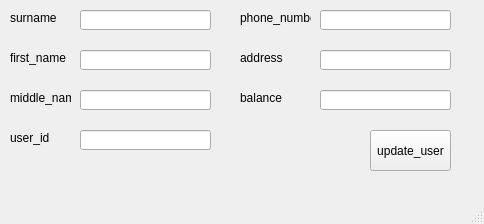
<?xml version="1.0" encoding="UTF-8"?>
<ui version="4.0">
 <class>update_user_window</class>
 <widget class="QMainWindow" name="update_user_window">
  <property name="geometry">
   <rect>
    <x>0</x>
    <y>0</y>
    <width>484</width>
    <height>224</height>
   </rect>
  </property>
  <property name="windowTitle">
   <string>MainWindow</string>
  </property>
  <widget class="QWidget" name="centralwidget">
   <widget class="QLabel" name="label">
    <property name="geometry">
     <rect>
      <x>10</x>
      <y>10</y>
      <width>61</width>
      <height>16</height>
     </rect>
    </property>
    <property name="text">
     <string>surname</string>
    </property>
   </widget>
   <widget class="QLabel" name="label_2">
    <property name="geometry">
     <rect>
      <x>10</x>
      <y>50</y>
      <width>61</width>
      <height>16</height>
     </rect>
    </property>
    <property name="text">
     <string>first_name</string>
    </property>
   </widget>
   <widget class="QLabel" name="label_3">
    <property name="geometry">
     <rect>
      <x>10</x>
      <y>90</y>
      <width>61</width>
      <height>16</height>
     </rect>
    </property>
    <property name="text">
     <string>middle_name</string>
    </property>
   </widget>
   <widget class="QLabel" name="label_4">
    <property name="geometry">
     <rect>
      <x>240</x>
      <y>10</y>
      <width>71</width>
      <height>16</height>
     </rect>
    </property>
    <property name="text">
     <string>phone_number</string>
    </property>
   </widget>
   <widget class="QLabel" name="label_5">
    <property name="geometry">
     <rect>
      <x>240</x>
      <y>50</y>
      <width>61</width>
      <height>16</height>
     </rect>
    </property>
    <property name="text">
     <string>address</string>
    </property>
   </widget>
   <widget class="QLabel" name="label_6">
    <property name="geometry">
     <rect>
      <x>240</x>
      <y>90</y>
      <width>61</width>
      <height>16</height>
     </rect>
    </property>
    <property name="text">
     <string>balance</string>
    </property>
   </widget>
   <widget class="QLineEdit" name="lineEdit_first_name">
    <property name="geometry">
     <rect>
      <x>80</x>
      <y>50</y>
      <width>131</width>
      <height>20</height>
     </rect>
    </property>
   </widget>
   <widget class="QLineEdit" name="lineEdit_surname">
    <property name="geometry">
     <rect>
      <x>80</x>
      <y>10</y>
      <width>131</width>
      <height>20</height>
     </rect>
    </property>
   </widget>
   <widget class="QLineEdit" name="lineEdit_middle_name">
    <property name="geometry">
     <rect>
      <x>80</x>
      <y>90</y>
      <width>131</width>
      <height>20</height>
     </rect>
    </property>
   </widget>
   <widget class="QLineEdit" name="lineEdit_phone_number">
    <property name="geometry">
     <rect>
      <x>320</x>
      <y>10</y>
      <width>131</width>
      <height>20</height>
     </rect>
    </property>
   </widget>
   <widget class="QLineEdit" name="lineEdit_address">
    <property name="geometry">
     <rect>
      <x>320</x>
      <y>50</y>
      <width>131</width>
      <height>20</height>
     </rect>
    </property>
   </widget>
   <widget class="QLineEdit" name="lineEdit_balance">
    <property name="geometry">
     <rect>
      <x>320</x>
      <y>90</y>
      <width>131</width>
      <height>20</height>
     </rect>
    </property>
   </widget>
   <widget class="QPushButton" name="update_user_button">
    <property name="geometry">
     <rect>
      <x>370</x>
      <y>130</y>
      <width>81</width>
      <height>41</height>
     </rect>
    </property>
    <property name="text">
     <string>update_user</string>
    </property>
   </widget>
   <widget class="QLabel" name="label_7">
    <property name="geometry">
     <rect>
      <x>10</x>
      <y>130</y>
      <width>61</width>
      <height>16</height>
     </rect>
    </property>
    <property name="text">
     <string>user_id</string>
    </property>
   </widget>
   <widget class="QLineEdit" name="lineEdit_user_id">
    <property name="geometry">
     <rect>
      <x>80</x>
      <y>130</y>
      <width>131</width>
      <height>20</height>
     </rect>
    </property>
   </widget>
  </widget>
  <widget class="QMenuBar" name="menubar">
   <property name="geometry">
    <rect>
     <x>0</x>
     <y>0</y>
     <width>484</width>
     <height>21</height>
    </rect>
   </property>
  </widget>
  <widget class="QStatusBar" name="statusbar"/>
 </widget>
 <resources/>
 <connections/>
</ui>
